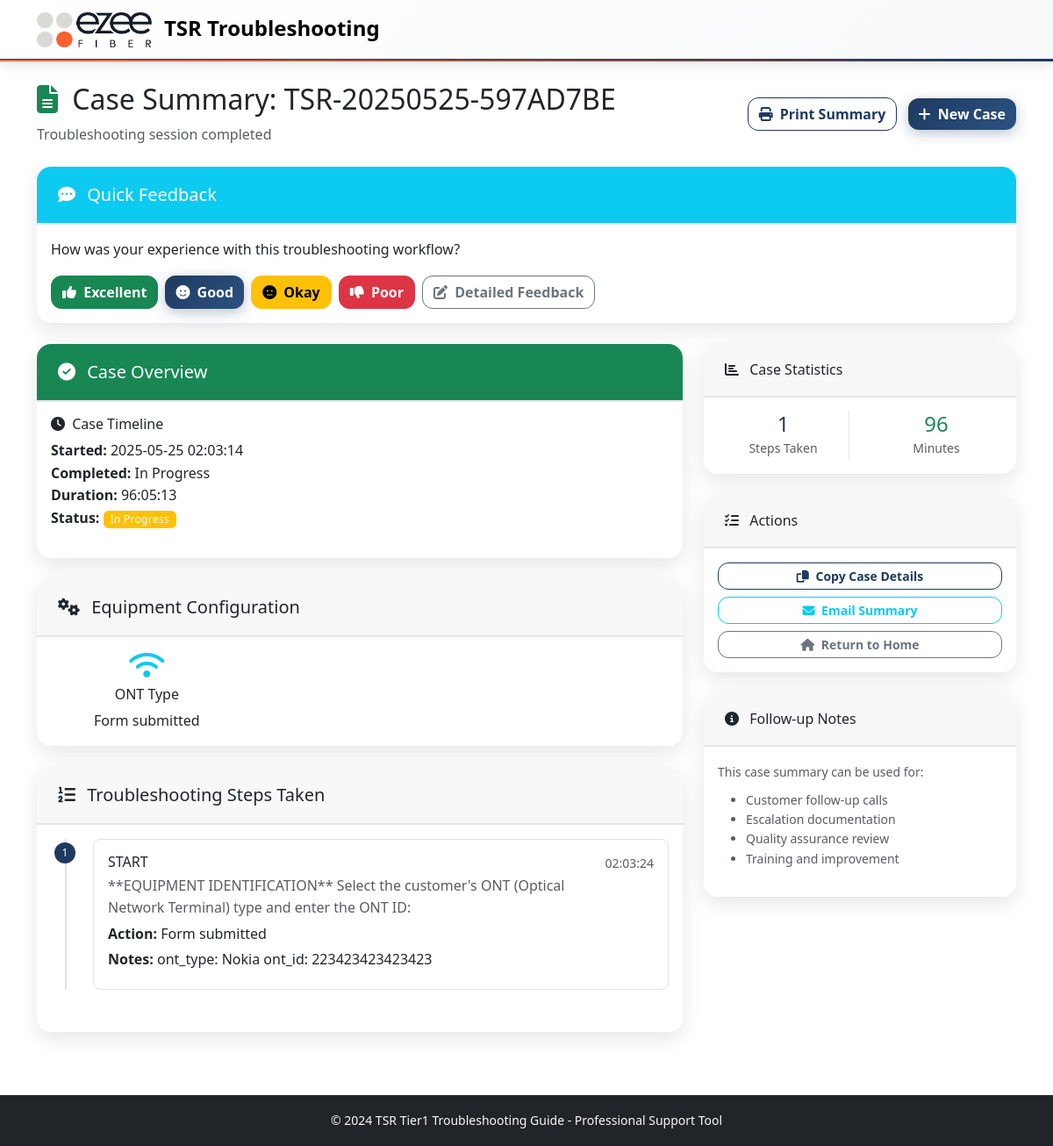
Page /case_summary/7 on the committed database.
### models.py (models this page shows, shortened)
class TroubleshootingCase(db.Model):
    id = db.Column(db.Integer, primary_key=True)
    session_id = db.Column(db.String(100), nullable=False)
    case_number = db.Column(db.String(50), unique=True, nullable=False)
    customer_info = db.Column(db.Text)  # JSON string
    ont_type = db.Column(db.String(50))
    ont_id = db.Column(db.String(50))  # ONT identifier (flexible format)
    router_type = db.Column(db.String(50))
    router_id = db.Column(db.String(50))  # Router identifier (flexible format)
    issue_type = db.Column(db.String(100))
    resolution = db.Column(db.String(200))
    status = db.Column(db.String(20), default='in_progress')  # in_progress, resolved, escalated, unresolved
    created_at = db.Column(db.DateTime, default=datetime.utcnow)
    completed_at = db.Column(db.DateTime)
    start_time = db.Column(db.Float)  # timestamp
    end_time = db.Column(db.Float)  # timestamp
    def get_customer_info(self):
        if self.customer_info:
            return json.loads(self.customer_info)
        return {}
    def get_duration(self):
        if self.start_time and self.end_time:
            duration_seconds = int(self.end_time - self.start_time)
        elif self.start_time:
            duration_seconds = int(datetime.now().timestamp() - self.start_time)
        else:
            return 0
        return duration_seconds // 60

class TroubleshootingStep(db.Model):
    id = db.Column(db.Integer, primary_key=True)
    case_id = db.Column(db.Integer, db.ForeignKey('troubleshooting_case.id'), nullable=False)
    step_id = db.Column(db.String(50), nullable=False)
    step_name = db.Column(db.String(200))
    action_taken = db.Column(db.String(500))
    result = db.Column(db.String(500))
    notes = db.Column(db.Text)
    timestamp = db.Column(db.DateTime, default=datetime.utcnow)
    case = db.relationship('TroubleshootingCase', backref=db.backref('steps', lazy=True, order_by='TroubleshootingStep.timestamp'))

### routes.py (the view)
@app.route('/case_summary/<int:case_id>')
def case_summary(case_id):
    case = TroubleshootingCase.query.get_or_404(case_id)
    escalation_report = None
    if case.status == 'escalated':
        escalation_report = generate_tier2_escalation_report(case)
    dispatch_report = None
    if case.status in ['dispatch_pending', 'resolved'] and (
        any(step.step_id.startswith('DISPATCH_') for step in case.steps) or
        case.issue_type == 'Complete Outage'
    ):
        dispatch_report = generate_dispatch_report(case)
    return render_template('case_summary.html', case=case, dispatch_report=dispatch_report, escalation_report=escalation_report)

### app.py (called while the page is built)
@app.template_filter('datetime')
def datetime_filter(timestamp):
    if timestamp:
        return datetime.fromtimestamp(timestamp).strftime('%Y-%m-%d %H:%M:%S')
    return ''

@app.template_filter('duration')
def duration_filter(start_time, end_time=None):
    if not start_time:
        return ''
    end = end_time or datetime.now().timestamp()
    duration = int(end - start_time)
    hours = duration // 3600
    minutes = (duration % 3600) // 60
    seconds = duration % 60
    if hours > 0:
        return f"{hours:02d}:{minutes:02d}:{seconds:02d}"
    else:
        return f"{minutes:02d}:{seconds:02d}"

### templates/case_summary.html (shortened to what this page needs)
{% extends "base.html" %}
{% block content %}
<div class="container py-4">
    <div class="row justify-content-between align-items-center mb-4">
        <div class="col">
            <h2>
                <i class="fas fa-file-alt me-2 text-success"></i>
                Case Summary: {{ case.case_number }}
            </h2>
            <p class="text-muted mb-0">Troubleshooting session completed</p>
        </div>
        <div class="col-auto">
            <button onclick="window.print()" class="btn btn-outline-primary me-2">
                <i class="fas fa-print me-1"></i>
                Print Summary
            </button>
            <a href="{{ url_for('restart_case') }}" class="btn btn-primary">
                <i class="fas fa-plus me-1"></i>
                New Case
            </a>
        </div>
    </div>
    <div class="row mb-4">
        <div class="col-12">
            <div class="card border-info">
                <div class="card-header bg-info text-white">
                    <h5 class="mb-0">
                        <i class="fas fa-comment-dots me-2"></i>
                        Quick Feedback
                    </h5>
                </div>
                <div class="card-body">
                    <p class="mb-3">How was your experience with this troubleshooting workflow?</p>
                    <div class="d-flex gap-2 flex-wrap">
                        <button class="btn btn-success" onclick="submitFeedback('excellent', '{{ case.id }}')">
                            <i class="fas fa-thumbs-up me-1"></i>
                            Excellent
                        </button>
                        <button class="btn btn-primary" onclick="submitFeedback('good', '{{ case.id }}')">
                            <i class="fas fa-smile me-1"></i>
                            Good
                        </button>
                        <button class="btn btn-warning" onclick="submitFeedback('okay', '{{ case.id }}')">
                            <i class="fas fa-meh me-1"></i>
                            Okay
                        </button>
                        <button class="btn btn-danger" onclick="submitFeedback('poor', '{{ case.id }}')">
                            <i class="fas fa-thumbs-down me-1"></i>
                            Poor
                        </button>
                        <button class="btn btn-outline-secondary" onclick="showDetailedFeedback('{{ case.id }}')">
                            <i class="fas fa-edit me-1"></i>
                            Detailed Feedback
                        </button>
                    </div>
                </div>
            </div>
        </div>
    </div>
    <div class="row">
        <div class="col-lg-8">
            <div class="card mb-4">
                <div class="card-header bg-success text-white">
                    <h5 class="mb-0">
                        <i class="fas fa-check-circle me-2"></i>
                        Case Overview
                    </h5>
                </div>
                <div class="card-body">
                    <div class="row">
                        <div class="col-md-6">
                            <h6><i class="fas fa-clock me-1"></i> Case Timeline</h6>
                            <ul class="list-unstyled">
                                <li><strong>Started:</strong> {{ case.start_time|datetime }}</li>
                                <li><strong>Completed:</strong> {{ case.end_time|datetime if case.end_time else 'In Progress' }}</li>
                                <li><strong>Duration:</strong> {{ case.start_time|duration(case.end_time) }}</li>
                                <li><strong>Status:</strong>
                                    <span class="badge bg-{{ 'success' if case.status == 'resolved' else 'warning' }}">
                                        {{ case.status.replace('_', ' ').title() }}
                                    </span>
                                </li>
                            </ul>
                        </div>
                    </div>
                </div>
            </div>
            <div class="card mb-4">
                <div class="card-header">
                    <h5 class="mb-0">
                        <i class="fas fa-cogs me-2"></i>
                        Equipment Configuration
                    </h5>
                </div>
                <div class="card-body">
                    <div class="row">
                        {% if case.ont_type %}
                        <div class="col-md-4">
                            <div class="text-center">
                                <i class="fas fa-wifi fa-2x text-info mb-2"></i>
                                <h6>ONT Type</h6>
                                <p class="mb-0">{{ case.ont_type }}</p>
                            </div>
                        </div>
                        {% endif %}
                    </div>
                </div>
            </div>
            <div class="card">
                <div class="card-header">
                    <h5 class="mb-0">
                        <i class="fas fa-list-ol me-2"></i>
                        Troubleshooting Steps Taken
                    </h5>
                </div>
                <div class="card-body">
                    {% if case.steps %}
                        <div class="timeline">
                            {% for step in case.steps %}
                            <div class="timeline-item">
                                <div class="timeline-marker">
                                    <span class="badge bg-primary rounded-pill">{{ loop.index }}</span>
                                </div>
                                <div class="timeline-content">
                                    <div class="d-flex justify-content-between align-items-start">
                                        <div>
                                            <h6 class="mb-1">{{ step.step_id }}</h6>
                                            {% if step.step_name %}
                                            <p class="text-muted mb-1">{{ step.step_name }}</p>
                                            {% endif %}
                                            {% if step.action_taken %}
                                            <p class="mb-1"><strong>Action:</strong> {{ step.action_taken }}</p>
                                            {% endif %}
                                            {% if step.notes %}
                                            <p class="mb-1"><strong>Notes:</strong> {{ step.notes }}</p>
                                            {% endif %}
                                        </div>
                                        <small class="text-muted">{{ step.timestamp.strftime('%H:%M:%S') }}</small>
                                    </div>
                                </div>
                            </div>
                            {% endfor %}
                        </div>
                    {% else %}
                        <p class="text-muted">No detailed steps recorded for this case.</p>
                    {% endif %}
                </div>
            </div>
        </div>
        <div class="col-lg-4">
            <div class="card mb-4">
                <div class="card-header">
                    <h6 class="mb-0">
                        <i class="fas fa-chart-bar me-2"></i>
                        Case Statistics
                    </h6>
                </div>
                <div class="card-body">
                    <div class="row text-center">
                        <div class="col-6">
                            <div class="border-end">
                                <h4 class="text-primary mb-0">{{ case.steps|length }}</h4>
                                <small class="text-muted">Steps Taken</small>
                            </div>
                        </div>
                        <div class="col-6">
                            <h4 class="text-success mb-0">{{ case.get_duration() // 60 }}</h4>
                            <small class="text-muted">Minutes</small>
                        </div>
                    </div>
                </div>
            </div>
            <div class="card mb-4">
                <div class="card-header">
                    <h6 class="mb-0">
                        <i class="fas fa-tasks me-2"></i>
                        Actions
                    </h6>
                </div>
                <div class="card-body">
                    <div class="d-grid gap-2">
                        <button onclick="copyToClipboard()" class="btn btn-outline-primary btn-sm">
                            <i class="fas fa-copy me-1"></i>
                            Copy Case Details
                        </button>
                        <button onclick="emailSummary()" class="btn btn-outline-info btn-sm">
                            <i class="fas fa-envelope me-1"></i>
                            Email Summary
                        </button>
                        <a href="{{ url_for('index') }}" class="btn btn-outline-secondary btn-sm">
                            <i class="fas fa-home me-1"></i>
                            Return to Home
                        </a>
                    </div>
                </div>
            </div>
            <div class="card">
                <div class="card-header">
                    <h6 class="mb-0">
                        <i class="fas fa-info-circle me-2"></i>
                        Follow-up Notes
                    </h6>
                </div>
                <div class="card-body">
                    <small class="text-muted">
                        This case summary can be used for:
                        <ul class="mt-2">
                            <li>Customer follow-up calls</li>
                            <li>Escalation documentation</li>
                            <li>Quality assurance review</li>
                            <li>Training and improvement</li>
                        </ul>
                    </small>
                </div>
            </div>
        </div>
    </div>
</div>
{% endblock %}

### static/css/custom.css (style rules this page uses)
:root { --primary-color: 0 84% 60%; --success-color: 142 71% 45%; --info-color: 199 89% 48%; --warning-color: 45 100% 51%; --danger-color: 354 70% 54%; }
body { font-family: 'Segoe UI', Tahoma, Geneva, Verdana, sans-serif; line-height: 1.6; }
.card { border: none; box-shadow: 0 2px 8px rgba(0, 0, 0, 0.1); border-radius: 12px; transition: transform 0.2s ease, box-shadow 0.2s ease; }
.card-header { border-radius: 12px 12px 0 0 !important; border-bottom: none; padding: 1.25rem 1.5rem; }
.timeline { position: relative; padding-left: 2rem; }
.timeline::before { content: ''; position: absolute; left: 1rem; top: 0; bottom: 0; width: 2px; background: var(--bs-border-color); }
.timeline-item { position: relative; margin-bottom: 2rem; }
.timeline-marker { position: absolute; left: -2rem; top: 0; width: 2rem; height: 2rem; display: flex; align-items: center; justify-content: center; }
.timeline-marker .badge { width: 1.5rem; height: 1.5rem; display: flex; align-items: center; justify-content: center; font-size: 0.75rem; }
.timeline-content { background: var(--bs-body-bg); border: 1px solid var(--bs-border-color); border-radius: 8px; padding: 1rem; margin-left: 1rem; }
.badge { font-weight: 500; letter-spacing: 0.025em; }
.btn { border-radius: 8px; font-weight: 500; transition: all 0.2s ease; }

### static/css/ezee-theme.css (style rules this page uses)
:root { --ezee-navy: #1e3a5f; --ezee-orange: #ff6b35; --ezee-light-grey: #e5e5e5; --ezee-dark-grey: #6c757d; --ezee-white: #ffffff; }
.bg-primary { background-color: var(--ezee-navy) !important; }
.btn-primary { background-color: var(--ezee-navy); border-color: var(--ezee-navy); }
.btn-outline-primary { color: var(--ezee-navy); border-color: var(--ezee-navy); }
.text-primary { color: var(--ezee-navy) !important; }
.card { border: none; border-radius: 16px; box-shadow: 0 8px 25px rgba(0, 0, 0, 0.1); transition: all 0.3s ease; }
.card-header { border-radius: 16px 16px 0 0 !important; border-bottom: 2px solid var(--ezee-light-grey); }
.btn { border-radius: 12px; font-weight: 600; transition: all 0.3s cubic-bezier(0.4, 0, 0.2, 1); position: relative; overflow: hidden; }
.btn-primary { background: linear-gradient(135deg, var(--ezee-navy) 0%, #2c5282 100%); border: none; box-shadow: 0 4px 15px rgba(30, 58, 95, 0.3); }

### rows in the picture
TroubleshootingCase: case_number "TSR-20250525-597AD7BE", start_time "2025-05-25 02:03:14", end_time "In Progress", start_time|duration "96:05:13", status.replace "In Progress", ont_type "Form submitted", start_time+end_time "96"
TroubleshootingStep: step_id "START", step_name "**EQUIPMENT IDENTIFICATION** Select the customer's ONT (Optical Network Terminal) type and enter the ONT ID:", action_taken "Form submitted", notes "ont_type: Nokia ont_id: 223423423423423", timestamp "02:03:24"

### other values in the picture
{{ case.steps|length }} "1"
